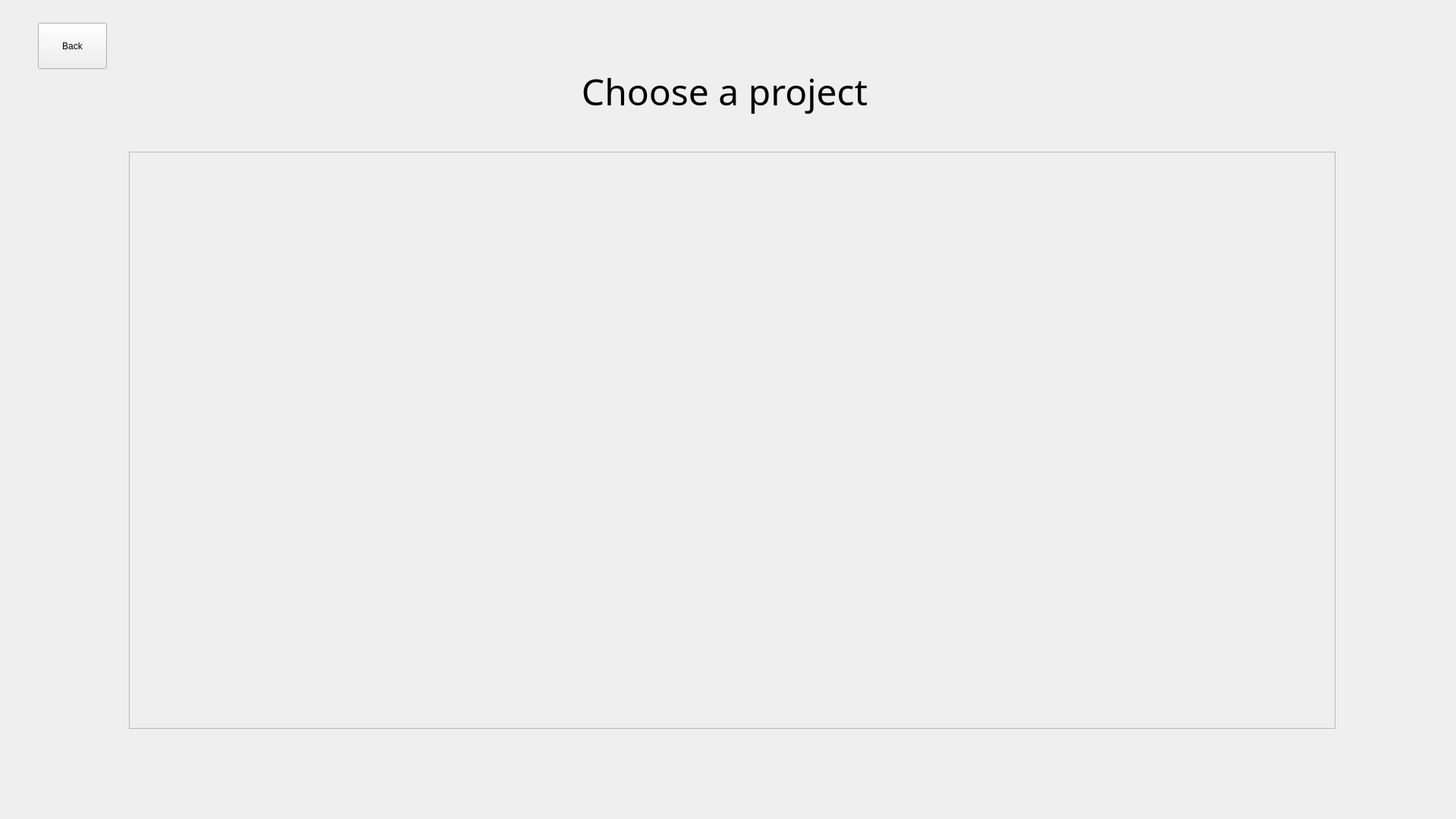
<?xml version="1.0" encoding="UTF-8"?>
<ui version="4.0">
 <class>MainWindow</class>
 <widget class="QMainWindow" name="MainWindow">
  <property name="geometry">
   <rect>
    <x>0</x>
    <y>0</y>
    <width>1920</width>
    <height>1080</height>
   </rect>
  </property>
  <property name="windowTitle">
   <string>MainWindow</string>
  </property>
  <widget class="QWidget" name="centralwidget">
   <widget class="QPushButton" name="pushButton">
    <property name="geometry">
     <rect>
      <x>50</x>
      <y>30</y>
      <width>91</width>
      <height>61</height>
     </rect>
    </property>
    <property name="text">
     <string>Back</string>
    </property>
   </widget>
   <widget class="QLabel" name="label">
    <property name="geometry">
     <rect>
      <x>290</x>
      <y>50</y>
      <width>1331</width>
      <height>141</height>
     </rect>
    </property>
    <property name="font">
     <font>
      <family>Bahnschrift</family>
      <pointsize>36</pointsize>
     </font>
    </property>
    <property name="text">
     <string>Choose a project</string>
    </property>
    <property name="alignment">
     <set>Qt::AlignCenter</set>
    </property>
   </widget>
   <widget class="QScrollArea" name="scrollArea">
    <property name="geometry">
     <rect>
      <x>170</x>
      <y>200</y>
      <width>1591</width>
      <height>761</height>
     </rect>
    </property>
    <property name="widgetResizable">
     <bool>true</bool>
    </property>
    <widget class="QWidget" name="scrollAreaWidgetContents">
     <property name="geometry">
      <rect>
       <x>0</x>
       <y>0</y>
       <width>1589</width>
       <height>759</height>
      </rect>
     </property>
    </widget>
   </widget>
  </widget>
 </widget>
 <resources/>
 <connections/>
</ui>
